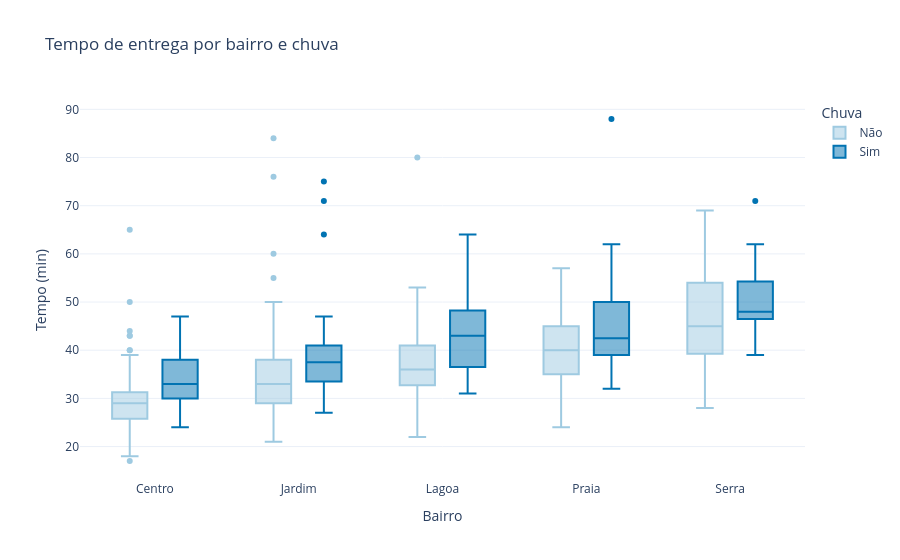

Notebook code cell kept with this figure:
### Markdown cell above
##### 4.3 Boxplot e violino interativos (o *hover* mostra Q1, mediana, Q3 e cercas)

### Code cell
fig = px.box(df, x="bairro", y="tempo_entrega_min", color="chuva", points="outliers",
             category_orders={"bairro": ORDEM_BAIRROS, "chuva": ["Não", "Sim"]},
             color_discrete_map={"Não": "#9ecae1", "Sim": "#0173b2"},
             labels={"tempo_entrega_min": "Tempo (min)", "bairro": "Bairro", "chuva": "Chuva"},
             title="Tempo de entrega por bairro e chuva")
fig.update_layout(template="plotly_white")
fig.write_html(HTML / "boxplot_interativo.html", include_plotlyjs="cdn")
fig.show()

### Figure 1 — Plotly figure (JSON) as saved in the notebook; plotly's stock layout.template omitted (floating-point values rounded to 4 significant figures; data arrays with more than 128 entries replaced by an {"elided": "..."} marker saying what was removed)
{"data": [{"alignmentgroup": "True", "boxpoints": "outliers", "hovertemplate": "Chuva=Não<br>Bairro=%{x}<br>Tempo (min)=%{y}<extra></extra>", "legendgroup": "Não", "marker": {"color": "#9ecae1"}, "name": "Não", "notched": false, "offsetgroup": "Não", "orientation": "v", "showlegend": true, "type": "box", "x": {"elided": "458 str values"}, "x0": " ", "xaxis": "x", "y": {"elided": "458 int values"}, "y0": " ", "yaxis": "y"}, {"alignmentgroup": "True", "boxpoints": "outliers", "hovertemplate": "Chuva=Sim<br>Bairro=%{x}<br>Tempo (min)=%{y}<extra></extra>", "legendgroup": "Sim", "marker": {"color": "#0173b2"}, "name": "Sim", "notched": false, "offsetgroup": "Sim", "orientation": "v", "showlegend": true, "type": "box", "x": {"elided": "142 str values"}, "x0": " ", "xaxis": "x", "y": {"elided": "142 int values"}, "y0": " ", "yaxis": "y"}], "layout": {"boxmode": "group", "legend": {"title": {"text": "Chuva"}, "tracegroupgap": 0}, "title": {"text": "Tempo de entrega por bairro e chuva"}, "xaxis": {"anchor": "y", "categoryarray": ["Centro", "Jardim", "Lagoa", "Praia", "Serra"], "categoryorder": "array", "domain": [0.0, 1.0], "title": {"text": "Bairro"}}, "yaxis": {"anchor": "x", "domain": [0.0, 1.0], "title": {"text": "Tempo (min)"}}}}
